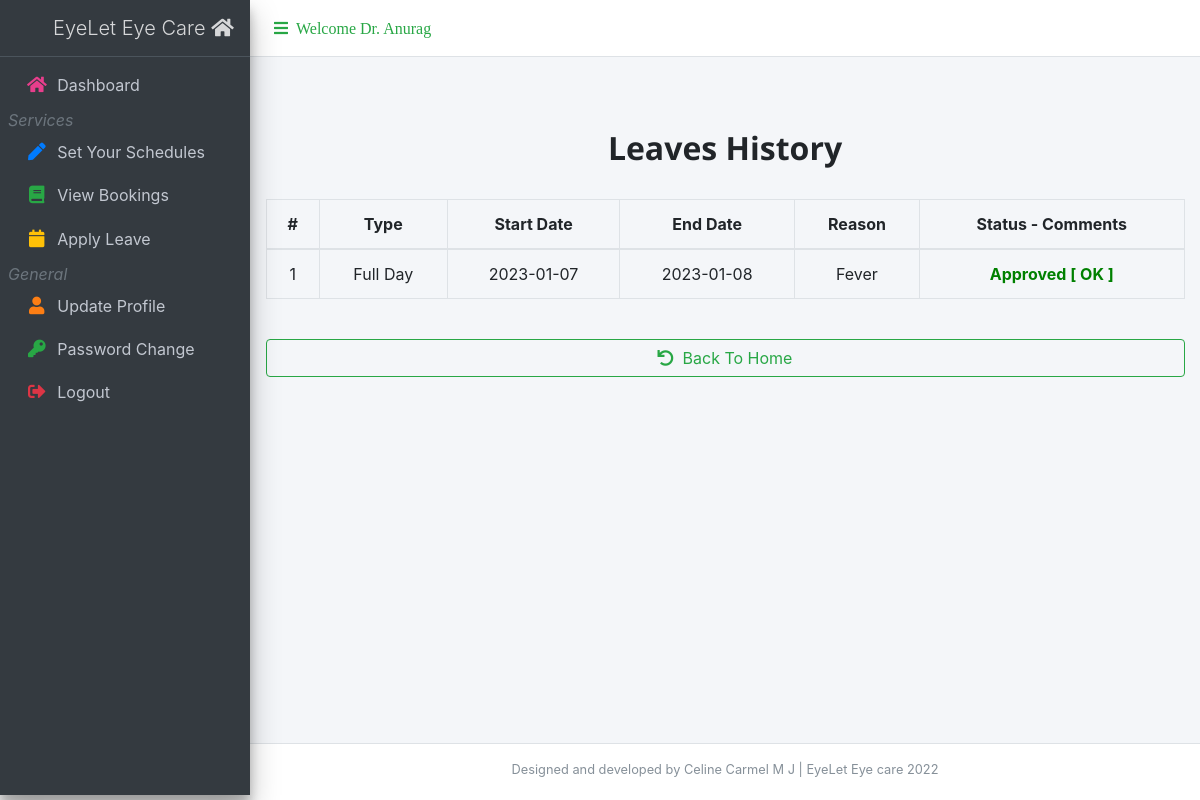
The app's page /doctor/viewleaves.php (signed in) with its own data.
### tables this page shows
CREATE TABLE `tb_doctor` (
  `id` int(11) NOT NULL,
  `name` varchar(20) NOT NULL,
  `lno` varchar(30) NOT NULL,
  `phno` varchar(10) NOT NULL,
  `loginid` int(11) NOT NULL,
  `ug` varchar(20) NOT NULL,
  `ugyear` year(4) NOT NULL,
  `pg` varchar(20) NOT NULL,
  `pgyear` year(4) NOT NULL,
  `exp` varchar(10) NOT NULL,
  `expduration` varchar(10) NOT NULL,
  `specialization` varchar(50) NOT NULL,
  `address` varchar(30) NOT NULL,
  `pincode` varchar(6) NOT NULL,
  `dob` date NOT NULL
);

CREATE TABLE `tb_leaves` (
  `id` int(11) NOT NULL,
  `type` varchar(50) NOT NULL,
  `sdate` varchar(50) NOT NULL,
  `edate` varchar(50) NOT NULL,
  `reason` varchar(50) NOT NULL,
  `comments` varchar(50) NOT NULL,
  `applydate` varchar(50) NOT NULL,
  `status` int(11) NOT NULL,
  `staffid` int(11) NOT NULL,
  `utype` varchar(10) NOT NULL
);

### doctor/viewleaves.php (the view, shortened to what this page needs)
<?php
    if(isset($_SESSION['logined']) && $_SESSION['logined']==1)
    {
      include 'connection.php';
      include 'doctorheader.php';
      $staffid = $_COOKIE['lkey'];
      $sql="select * from tb_leaves where staffid='".$staffid."' order by id desc";
      $result = mysqli_query($conn,$sql);
?>
    <section class="content">
      <div class="container-fluid">
        <br><br><br>
        <h2 style="font-family: 'Open Sans', sans-serif;"><center><b>Leaves History</b></center></h2><br>
        <table class="table table-bordered" id="table"  data-toggle="table" data-height="460"  data-pagination="true"   data-search="true">
        <thead>
    <tr style="text-align: center;">
      <th>#</th>
      <th>Type</th>
      <th>Start Date</th>
      <th>End Date</th>
      <th>Reason</th>
      <th>Status - Comments</th>
    </tr>
  </thead>
  <tbody>
  <?php $c=1;
  while ($row=mysqli_fetch_array($result))
  { ?>
    <tr style="text-align: center;">
      <td><?php echo $c; $c=$c+1; ?></td>
      <td><?php echo $row['type']; ?></td>
      <td><?php echo $row['sdate']; ?></td>
      <td><?php echo $row['edate']; ?></td>
      <td><?php echo $row['reason']; ?></td>
      <td><?php $status=$row['status'];
      if($status==0)
        echo "<b><font color='grey'>Not Viewed</font></b>";
      else if ($status==1)
        echo "<b><font color='green'>Approved [ ".$row['comments']." ]</font></b>";
      else if ($status==2)
        echo "<b><font color='red'>Rejected [ ".$row['comments']." ]</font></b>";
      else
        echo "<b><font color='violet'>Viewed By Admin</font></b>";
      ?></td>
    </tr>
  <?php } ?>
  </tbody>
</table>
<div class="form-group"> <br>
          <a href="applyleave.php"><button class="btn btn-outline-success btn-block"><i class="fa fa-undo" aria-hidden="true"></i>&nbsp;&nbsp;Back To Home</button></a>
      </div>
</div>
    </section>
  </div>
  <footer class="main-footer" style="position:relative; z-index:99; ">
   <small><center>Designed and developed by Celine Carmel M J | EyeLet Eye care 2022</center></small>
  </footer>
</div>
<?php
}
  else
  {
    Header("location:../index.php");
  }
?>

### doctor/doctorheader.php (shortened to what this page needs)
<?php
  include 'connection.php';
  $lkey=$_COOKIE["lkey"];
  $sql="select * from tb_doctor where loginid='".$lkey."'";
  $result = mysqli_query($conn,$sql);
  while ($row=mysqli_fetch_array($result))
  {
    $fullname=$row['name'];
  }
?>
<!DOCTYPE html>
<html>
<head>
  <link rel="stylesheet" href="plugins/fontawesome-free/css/all.min.css">
    <link rel="stylesheet" href="dist/css/adminlte.min.css">
  <link rel="stylesheet" href="plugins/select2/css/select2.min.css">
  <link rel="stylesheet" href="plugins/select2-bootstrap4-theme/select2-bootstrap4.min.css">
  <link rel="stylesheet" href="https://cdnjs.cloudflare.com/ajax/libs/font-awesome/5.15.3/css/all.min.css">
  <link rel="stylesheet" href="jquery.dataTables.min.css">
</head>
<body class="hold-transition sidebar-mini">
<div class="wrapper">
  <nav class="main-header navbar navbar-expand navbar-white navbar-light">
    <ul class="navbar-nav">
      <li class="nav-item">
        <a class="nav-link" data-widget="pushmenu" href="index.php"><i class="fas fa-bars text-success"><span class=" font-weight-light text-success">&nbsp;&nbsp;Welcome Dr. <?php echo $fullname; ?></span>
          </i></a>
      </li>
    </ul>
  </nav>
  <aside class="main-sidebar sidebar-dark-primary elevation-4">
    <a href="index.php" class="brand-link">
      <span class="brand-text font-weight-light">&nbsp;&nbsp;&nbsp;&nbsp;&nbsp;&nbsp;&nbsp;&nbsp;EyeLet Eye Care <i class="nav-icon fas fa-home"></i></span>
    </a>
    <div class="sidebar">
            <nav class="mt-2">
        <ul class="nav nav-pills nav-sidebar flex-column" data-widget="treeview" role="menu" data-accordion="false">
				<li class="nav-item">
				<a  href="index.php" class="nav-link " >
				<i class="nav-icon fas fa-home text-pink"></i>
				<p>
				Dashboard
				</p>
				</a>
				</li>
           <div class="info text-gray">
          <i>Services</i>
        </div>
          <li class="nav-item">
            <a  href="setdoctorschedules.php" class="nav-link ">
              <i class="nav-icon  fas fa-pen text text-blue"></i>
              <p>
                Set Your Schedules
              </p>
            </a>
          </li>
           <li class="nav-item">
            <a  href="viewdrbookings.php" class="nav-link ">
              <i class="nav-icon  fas fa-book text text-green"></i>
              <p>
               View Bookings
              </p>
            </a>
          </li>
          <li class="nav-item">
            <a  href="applyleave.php" class="nav-link ">
              <i class="nav-icon  fas fa-calendar text text-yellow"></i>
              <p>
               Apply Leave
              </p>
            </a>
          </li>
           <div class="info text-gray">
          <i>General</i>
        </div>
		  		<li class="nav-item">
            <a  href="updatedoctor.php" class="nav-link ">
              <i class="nav-icon  fas fa-user text-orange"></i>
              <p>
                Update Profile
              </p>
            </a>
          </li>
           <li class="nav-item">
            <a  href="passwordchange.php" class="nav-link ">
              <i class="nav-icon fas fa-key text-success"></i>
              <p>
                Password Change
              </p>
            </a>
          </li>
		  		 <li class="nav-item">
            <a  href="logout.php" class="nav-link ">
              <i class="nav-icon fas fa-sign-out-alt text-danger"></i>
              <p>
                Logout
              </p>
            </a>
          </li>
        </ul>
      </nav>
    </div>
  </aside>
<div class="content-wrapper">

### records on screen
tb_doctor: name "Anurag"
tb_leaves: type "Full Day", sdate "2023-01-07", edate "2023-01-08", reason "Fever", comments "OK"
